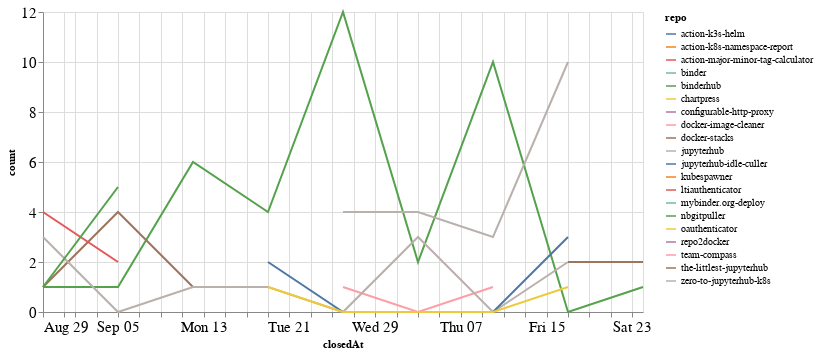

The code cell stored with this chart in its notebook:
### Code cell
closed_by_time = closed_by.groupby('repo').resample('W', on='closedAt').count()['author'].reset_index()
closed_by_time = closed_by_time.rename(columns={'author': 'count'})

alt.Chart(closed_by_time, width=600).mark_line().encode(
    x='closedAt',
    y='count',
    color='repo',
    tooltip="repo"
)

### Figure 1 — Vega-Lite specification as saved in the notebook (floating-point values rounded to 4 significant figures)
{"config": {"axisLeft": {"labelFontSize": 15}, "axisBottom": {"labelFontSize": 15}}, "data": {"name": "data-f775509854a41704a62419f048b83d41"}, "mark": "line", "encoding": {"color": {"type": "nominal", "field": "repo"}, "tooltip": {"type": "nominal", "field": "repo"}, "x": {"type": "temporal", "field": "closedAt"}, "y": {"type": "quantitative", "field": "count"}}, "width": 600, "$schema": "https://vega.github.io/schema/vega-lite/v4.8.1.json", "datasets": {"data-f775509854a41704a62419f048b83d41": [{"repo": "action-k3s-helm", "closedAt": "2021-10-10T00:00:00", "count": 2}, {"repo": "action-k8s-namespace-report", "closedAt": "2021-09-26T00:00:00", "count": 1}, {"repo": "action-major-minor-tag-calculator", "closedAt": "2021-09-26T00:00:00", "count": 1}, {"repo": "binder", "closedAt": "2021-10-03T00:00:00", "count": 1}, {"repo": "binderhub", "closedAt": "2021-08-29T00:00:00", "count": 1}, {"repo": "binderhub", "closedAt": "2021-09-05T00:00:00", "count": 1}, {"repo": "binderhub", "closedAt": "2021-09-12T00:00:00", "count": 6}, {"repo": "binderhub", "closedAt": "2021-09-19T00:00:00", "count": 4}, {"repo": "binderhub", "closedAt": "2021-09-26T00:00:00", "count": 12}, {"repo": "binderhub", "closedAt": "2021-10-03T00:00:00", "count": 2}, {"repo": "binderhub", "closedAt": "2021-10-10T00:00:00", "count": 10}, {"repo": "binderhub", "closedAt": "2021-10-17T00:00:00", "count": 0}, {"repo": "binderhub", "closedAt": "2021-10-24T00:00:00", "count": 1}, {"repo": "chartpress", "closedAt": "2021-09-05T00:00:00", "count": 1}, {"repo": "configurable-http-proxy", "closedAt": "2021-09-19T00:00:00", "count": 1}, {"repo": "docker-image-cleaner", "closedAt": "2021-09-26T00:00:00", "count": 1}, {"repo": "docker-image-cleaner", "closedAt": "2021-10-03T00:00:00", "count": 0}, {"repo": "docker-image-cleaner", "closedAt": "2021-10-10T00:00:00", "count": 1}, {"repo": "docker-stacks", "closedAt": "2021-08-29T00:00:00", "count": 1}, {"repo": "docker-stacks", "closedAt": "2021-09-05T00:00:00", "count": 4}, {"repo": "docker-stacks", "closedAt": "2021-09-12T00:00:00", "count": 1}, {"repo": "jupyterhub", "closedAt": "2021-08-29T00:00:00", "count": 3}, {"repo": "jupyterhub", "closedAt": "2021-09-05T00:00:00", "count": 0}, {"repo": "jupyterhub", "closedAt": "2021-09-12T00:00:00", "count": 1}, {"repo": "jupyterhub", "closedAt": "2021-09-19T00:00:00", "count": 1}, {"repo": "jupyterhub", "closedAt": "2021-09-26T00:00:00", "count": 0}, {"repo": "jupyterhub", "closedAt": "2021-10-03T00:00:00", "count": 3}, {"repo": "jupyterhub", "closedAt": "2021-10-10T00:00:00", "count": 0}, {"repo": "jupyterhub", "closedAt": "2021-10-17T00:00:00", "count": 2}, {"repo": "jupyterhub-idle-culler", "closedAt": "2021-09-19T00:00:00", "count": 2}, {"repo": "jupyterhub-idle-culler", "closedAt": "2021-09-26T00:00:00", "count": 0}, {"repo": "jupyterhub-idle-culler", "closedAt": "2021-10-03T00:00:00", "count": 0}, {"repo": "jupyterhub-idle-culler", "closedAt": "2021-10-10T00:00:00", "count": 0}, {"repo": "jupyterhub-idle-culler", "closedAt": "2021-10-17T00:00:00", "count": 3}, {"repo": "kubespawner", "closedAt": "2021-10-10T00:00:00", "count": 1}, {"repo": "ltiauthenticator", "closedAt": "2021-08-29T00:00:00", "count": 4}, {"repo": "ltiauthenticator", "closedAt": "2021-09-05T00:00:00", "count": 2}, {"repo": "mybinder.org-deploy", "closedAt": "2021-10-17T00:00:00", "count": 1}, {"repo": "nbgitpuller", "closedAt": "2021-08-29T00:00:00", "count": 1}, {"repo": "nbgitpuller", "closedAt": "2021-09-05T00:00:00", "count": 5}, {"repo": "oauthenticator", "closedAt": "2021-09-19T00:00:00", "count": 1}, {"repo": "oauthenticator", "closedAt": "2021-09-26T00:00:00", "count": 0}, {"repo": "oauthenticator", "closedAt": "2021-10-03T00:00:00", "count": 0}, {"repo": "oauthenticator", "closedAt": "2021-10-10T00:00:00", "count": 0}, {"repo": "oauthenticator", "closedAt": "2021-10-17T00:00:00", "count": 1}, {"repo": "repo2docker", "closedAt": "2021-08-29T00:00:00", "count": 2}, {"repo": "team-compass", "closedAt": "2021-10-03T00:00:00", "count": 1}, {"repo": "the-littlest-jupyterhub", "closedAt": "2021-10-17T00:00:00", "count": 2}, {"repo": "the-littlest-jupyterhub", "closedAt": "2021-10-24T00:00:00", "count": 2}, {"repo": "zero-to-jupyterhub-k8s", "closedAt": "2021-09-26T00:00:00", "count": 4}, {"repo": "zero-to-jupyterhub-k8s", "closedAt": "2021-10-03T00:00:00", "count": 4}, {"repo": "zero-to-jupyterhub-k8s", "closedAt": "2021-10-10T00:00:00", "count": 3}, {"repo": "zero-to-jupyterhub-k8s", "closedAt": "2021-10-17T00:00:00", "count": 10}]}}
